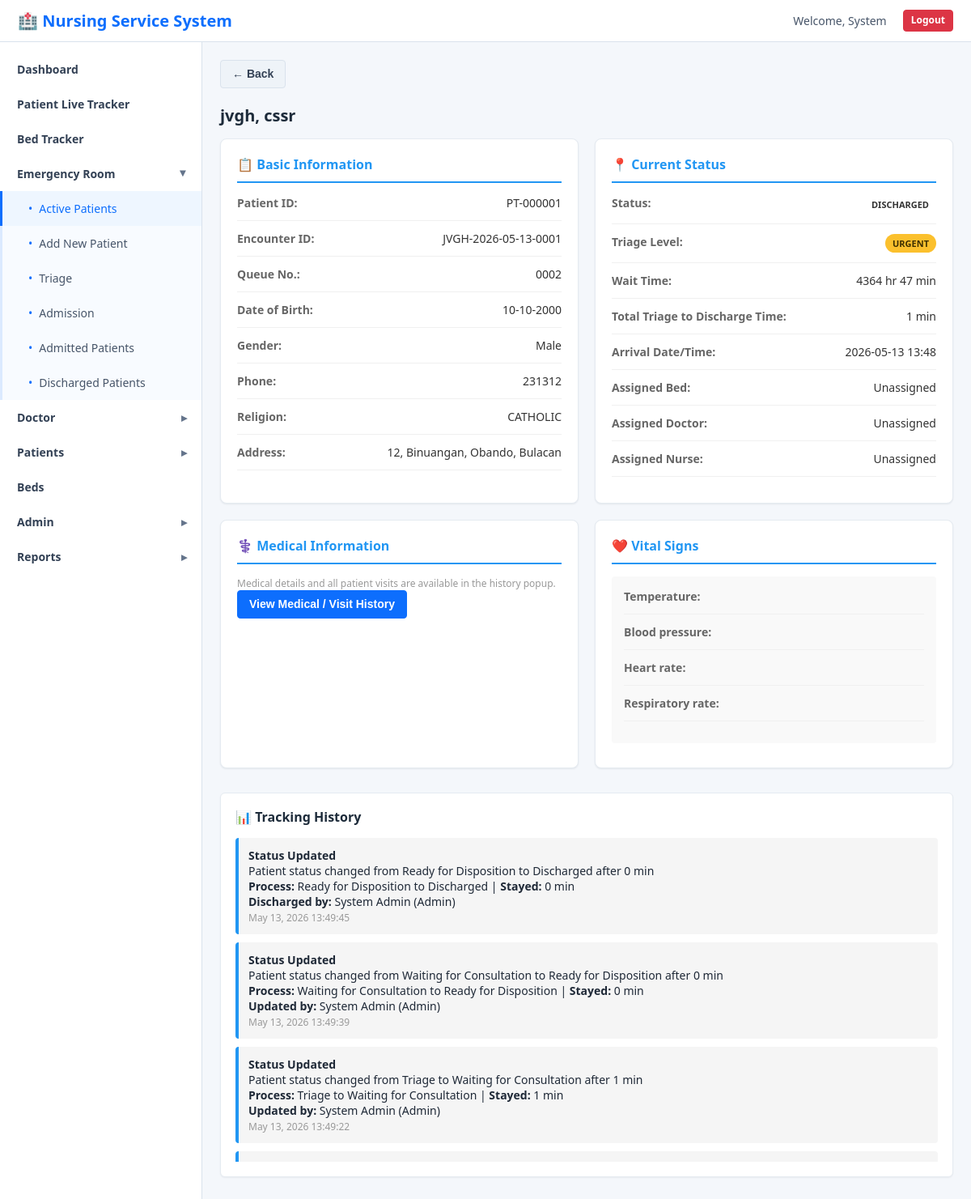
Screenshot of /pages/patient_detail.php?id=8 (signed in) with the database file from the repository.
### tables this page shows
CREATE TABLE `triage` (
  `triage_id` int(11) NOT NULL AUTO_INCREMENT,
  `patient_id` int(11) NOT NULL,
  `triage_level` enum('red','yellow','green','black','emergency','urgent','non-urgent') NOT NULL,
  `chief_complaint` text NOT NULL,
  `assessment` text DEFAULT NULL,
  `vital_signs` longtext DEFAULT NULL CHECK (json_valid(`vital_signs`)),
  `assigned_by` int(11) NOT NULL,
  `triage_time` datetime DEFAULT current_timestamp(),
  `updated_at` timestamp NOT NULL DEFAULT current_timestamp() ON UPDATE current_timestamp(),
  PRIMARY KEY (`triage_id`),
  UNIQUE KEY `patient_id` (`patient_id`),
  KEY `assigned_by` (`assigned_by`),
  KEY `idx_triage_level` (`triage_level`),
  CONSTRAINT `triage_ibfk_1` FOREIGN KEY (`patient_id`) REFERENCES `patients` (`patient_id`) ON DELETE CASCADE,
  CONSTRAINT `triage_ibfk_2` FOREIGN KEY (`assigned_by`) REFERENCES `users` (`user_id`)
);

CREATE TABLE `patients` (
  `patient_id` int(11) NOT NULL AUTO_INCREMENT,
  `permanent_patient_id` varchar(30) DEFAULT NULL,
  `patient_code` varchar(30) NOT NULL,
  `queue_date` date DEFAULT NULL,
  `queue_number` int(11) DEFAULT NULL,
  `first_name` varchar(50) NOT NULL,
  `last_name` varchar(50) NOT NULL,
  `middle_name` varchar(50) DEFAULT NULL,
  `date_of_birth` date NOT NULL,
  `age` int(11) DEFAULT NULL,
  `gender` enum('Male','Female','Other') NOT NULL,
  `religion` varchar(50) DEFAULT NULL,
  `phone` varchar(20) DEFAULT NULL,
  `house_no_street` varchar(100) DEFAULT NULL,
  `barangay_name` varchar(100) DEFAULT NULL,
  `municipality_name` varchar(100) DEFAULT NULL,
  `province_name` varchar(100) DEFAULT NULL,
  `barangay_id` varchar(20) DEFAULT NULL,
  `municipality_id` varchar(20) DEFAULT NULL,
  `province_id` varchar(20) DEFAULT NULL,
  `medical_history` text DEFAULT NULL,
  `final_diagnosis` varchar(150) DEFAULT NULL,
  `specific_diagnosis` text DEFAULT NULL,
  `current_bed` int(11) DEFAULT NULL,
  `ward_department` varchar(30) NOT NULL DEFAULT 'MEDICAL',
  `current_doctor` int(11) DEFAULT NULL,
  `assigned_nurse` int(11) DEFAULT NULL,
  `admission_date` datetime NOT NULL,
  `triage_date` date DEFAULT NULL,
  `triage_time` time DEFAULT NULL,
  `arrival_time` datetime NOT NULL,
  `status` enum('triage','waiting_for_consultation','consultation','treatment','waiting_results','ready_for_disposition','for_admission','discharge','admit_inpatient','referred','ama','thoc','absconded','dama','doa','er_death','expired','arrival','waiting_area','initial_assessment','diagnostics','treatment_management','reassessment','disposition_decision','refer_other_facility','registration','for_laboratory','for_consult','under_treatment','for_discharge','discharged','admission','trans_in','trans_out','hama','death') NOT NULL DEFAULT 'triage',
  `created_at` timestamp NOT NULL DEFAULT current_timestamp(),
  `updated_at` timestamp NOT NULL DEFAULT current_timestamp() ON UPDATE current_timestamp(),
  PRIMARY KEY (`patient_id`),
  UNIQUE KEY `patient_code` (`patient_code`),
  KEY `current_bed` (`current_bed`),
  KEY `current_doctor` (`current_doctor`),
  KEY `assigned_nurse` (`assigned_nurse`),
  KEY `idx_patient_location` (`province_id`,`municipality_id`,`barangay_id`),
  KEY `idx_patient_status` (`status`),
  KEY `idx_patient_admission` (`admission_date`),
  KEY `idx_patient_code` (`patient_code`),
  KEY `idx_permanent_patient_id` (`permanent_patient_id`),
  CONSTRAINT `patients_ibfk_1` FOREIGN KEY (`current_bed`) REFERENCES `beds` (`bed_id`) ON DELETE SET NULL,
  CONSTRAINT `patients_ibfk_2` FOREIGN KEY (`current_doctor`) REFERENCES `users` (`user_id`) ON DELETE SET NULL,
  CONSTRAINT `patients_ibfk_3` FOREIGN KEY (`assigned_nurse`) REFERENCES `users` (`user_id`) ON DELETE SET NULL
);

CREATE TABLE `patient_tracking` (
  `tracking_id` int(11) NOT NULL AUTO_INCREMENT,
  `patient_id` int(11) NOT NULL,
  `action` varchar(100) NOT NULL,
  `description` text DEFAULT NULL,
  `from_status` varchar(50) DEFAULT NULL,
  `to_status` varchar(50) DEFAULT NULL,
  `status_started_at` datetime DEFAULT NULL,
  `status_ended_at` datetime DEFAULT NULL,
  `user_id` int(11) DEFAULT NULL,
  `wait_time_minutes` int(11) DEFAULT 0,
  `created_at` timestamp NOT NULL DEFAULT current_timestamp(),
  PRIMARY KEY (`tracking_id`),
  KEY `patient_id` (`patient_id`),
  KEY `user_id` (`user_id`),
  CONSTRAINT `patient_tracking_ibfk_1` FOREIGN KEY (`patient_id`) REFERENCES `patients` (`patient_id`) ON DELETE CASCADE,
  CONSTRAINT `patient_tracking_ibfk_2` FOREIGN KEY (`user_id`) REFERENCES `users` (`user_id`) ON DELETE SET NULL
);

CREATE TABLE `users` (
  `user_id` int(11) NOT NULL AUTO_INCREMENT,
  `username` varchar(50) NOT NULL,
  `password` varchar(255) NOT NULL,
  `email` varchar(100) NOT NULL,
  `first_name` varchar(50) NOT NULL,
  `last_name` varchar(50) NOT NULL,
  `role` enum('chief_nurse','nurse_supervisor','head_nurse','staff_nurse','nursing_attendant','nurse','doctor','admission_staff','admin') NOT NULL,
  `department` enum('emergency_room','out_patient_department') DEFAULT NULL,
  `phone` varchar(20) DEFAULT NULL,
  `is_active` tinyint(1) DEFAULT 1,
  `created_at` timestamp NOT NULL DEFAULT current_timestamp(),
  `updated_at` timestamp NOT NULL DEFAULT current_timestamp() ON UPDATE current_timestamp(),
  PRIMARY KEY (`user_id`),
  UNIQUE KEY `username` (`username`),
  UNIQUE KEY `email` (`email`),
  KEY `idx_user_role` (`role`)
);

### pages/patient_detail.php (the view, shortened to what the rows shown need)
<?php
require_once '../config/db.php';
require_once '../includes/auth.php';
require_once '../includes/patient_helpers.php';
$currentWaitSql = patientCurrentWaitMinutesSql('p');
$patient_id = $_GET['id'] ?? null;
$patient_query = "SELECT
    p.*,
    CONCAT(p.last_name, ', ', p.first_name, IFNULL(CONCAT(' ', p.middle_name), '')) as patient_name,
    b.bed_number,
    b.room_number,
    COALESCE(p.province_name, pr.province_name) as display_province_name,
    COALESCE(p.municipality_name, m.municipality_name) as display_municipality_name,
    COALESCE(p.barangay_name, br.barangay_name) as display_barangay_name,
    u.first_name as doctor_name,
    u2.first_name as nurse_name,
    t.triage_level,
    t.chief_complaint,
    t.vital_signs,
    $currentWaitSql as wait_time
FROM patients p
LEFT JOIN beds b ON p.current_bed = b.bed_id
LEFT JOIN provinces pr ON p.province_id = pr.province_id
LEFT JOIN municipalities m ON p.municipality_id = m.municipality_id
LEFT JOIN barangays br ON p.barangay_id = br.barangay_id
LEFT JOIN users u ON p.current_doctor = u.user_id
LEFT JOIN users u2 ON p.assigned_nurse = u2.user_id
LEFT JOIN triage t ON p.patient_id = t.patient_id
WHERE p.patient_id = ?";
$stmt = $conn->prepare($patient_query);
$stmt->bind_param("i", $patient_id);
$stmt->execute();
$patient = $stmt->get_result()->fetch_assoc();
$tracking_query = "
    SELECT
        pt.*,
        CONCAT(u.first_name, ' ', u.last_name) as updated_by_name,
        u.role as updated_by_role
    FROM patient_tracking pt
    LEFT JOIN users u ON pt.user_id = u.user_id
    WHERE pt.patient_id = ?
    ORDER BY pt.created_at DESC
    LIMIT 20
";
$stmt = $conn->prepare($tracking_query);
$stmt->bind_param("i", $patient_id);
$stmt->execute();
$tracking_history = $stmt->get_result()->fetch_all(MYSQLI_ASSOC);
?>
<!DOCTYPE html>
<html lang="en">
<head>
    <link rel="stylesheet" href="../public/css/style.css">
    <link rel="stylesheet" href="../public/css/dashboard.css">
</head>
<body>
    <nav class="navbar">
        <div class="navbar-brand">
            <h1>🏥 Nursing Service System</h1>
        </div>
    </nav>
    <div class="dashboard-container">
        <main class="main-content">
            <h2><?php echo htmlspecialchars($patient['patient_name']); ?></h2>
            <div class="patient-details">
                <div class="detail-card">
                    <div class="detail-row">
                        <span class="detail-label">Patient ID:</span>
                        <span class="detail-value"><?php echo htmlspecialchars($patient['permanent_patient_id'] ?? ''); ?></span>
                    </div>
                    <div class="detail-row">
                        <span class="detail-label">Encounter ID:</span>
                        <span class="detail-value"><?php echo htmlspecialchars($patient['patient_code']); ?></span>
                    </div>
                    <div class="detail-row">
                        <span class="detail-label">Queue No.:</span>
                        <span class="detail-value"><?php echo htmlspecialchars(formatQueueNumber($patient['queue_number'] ?? null)); ?></span>
                    </div>
                    <div class="detail-row">
                        <span class="detail-label">Date of Birth:</span>
                        <span class="detail-value"><?php echo htmlspecialchars(formatPatientDate($patient['date_of_birth'] ?? null)); ?></span>
                    </div>
                    <div class="detail-row">
                        <span class="detail-label">Gender:</span>
                        <span class="detail-value"><?php echo htmlspecialchars($patient['gender']); ?></span>
                    </div>
                    <div class="detail-row">
                        <span class="detail-label">Phone:</span>
                        <span class="detail-value"><?php echo htmlspecialchars($patient['phone'] ?? 'N/A'); ?></span>
                    </div>
                    <div class="detail-row">
                        <span class="detail-label">Religion:</span>
                        <span class="detail-value"><?php echo htmlspecialchars($patient['religion'] ?? 'N/A'); ?></span>
                    </div>
                </div>
                <div class="detail-card">
                    <div class="detail-row">
                        <span class="detail-value">
                            <span class="badge badge-<?php echo htmlspecialchars($patient['status']); ?>">
                                <?php echo htmlspecialchars(statusLabel($patient['status'])); ?>
                            </span>
                        </span>
                    </div>
                    <div class="detail-row">
                        <span class="detail-value">
                            <span class="badge badge-<?php echo htmlspecialchars($patient['triage_level'] ?? 'secondary'); ?>">
                                <?php echo htmlspecialchars(triageLevelLabel($patient['triage_level'] ?? '')); ?>
                            </span>
                        </span>
                    </div>
                    <div class="detail-row">
                        <span class="detail-label">Arrival Date/Time:</span>
                        <span class="detail-value"><?php echo htmlspecialchars(($patient['triage_date'] ?? 'N/A') . ' ' . substr($patient['triage_time'] ?? '', 0, 5)); ?></span>
                    </div>
                </div>
            </div>
            <section class="patients-section">
                <?php if (empty($tracking_history)): ?>
                    <p>No tracking history available</p>
                <?php else: ?>
                    <div style="max-height: 400px; overflow-y: auto;">
                        <?php foreach ($tracking_history as $event): ?>
                            <?php
                            $actorLabel = 'Updated by';
                            if (in_array($event['action'] ?? '', ['Bed Assigned', 'Bed Transferred'], true)) {
                                $actorLabel = ($event['action'] ?? '') === 'Bed Assigned' ? 'Admitted / bed assigned by' : 'Bed transferred by';
                            } elseif (($event['action'] ?? '') === 'Status Updated' && in_array($event['to_status'] ?? '', ['discharge', 'discharged'], true)) {
                                $actorLabel = 'Discharged by';
                            } elseif (($event['action'] ?? '') === 'Status Updated' && ($event['to_status'] ?? '') === 'for_admission') {
                                $actorLabel = 'Marked for admission by';
                            } elseif (($event['action'] ?? '') === 'Status Updated' && ($event['to_status'] ?? '') === 'admit_inpatient') {
                                $actorLabel = 'Admitted by';
                            }
                            ?>
                            <div class="tracking-item">
                                <strong><?php echo htmlspecialchars($event['action']); ?></strong>
                                <p><?php echo htmlspecialchars($event['description'] ?? ''); ?></p>
                                <?php if (($event['action'] ?? '') === 'Status Updated'): ?>
                                    <p>
                                        <strong>Process:</strong>
                                        <?php echo htmlspecialchars(statusLabel($event['from_status'] ?? '')); ?>
                                        to
                                        <?php echo htmlspecialchars(statusLabel($event['to_status'] ?? '')); ?>
                                        |
                                        <strong>Stayed:</strong>
                                        <?php echo htmlspecialchars(formatWaitTime($event['wait_time_minutes'] ?? 0)); ?>
                                    </p>
                                <?php endif; ?>
                                <?php if (!empty($event['user_id'])): ?>
                                    <p>
                                        <strong><?php echo htmlspecialchars($actorLabel); ?>:</strong>
                                        <?php echo htmlspecialchars($event['updated_by_name'] ?: 'Unknown user'); ?>
                                        <?php if (!empty($event['updated_by_role'])): ?>
                                            (<?php echo htmlspecialchars(roleLabel($event['updated_by_role'])); ?>)
                                        <?php endif; ?>
                                    </p>
                                <?php endif; ?>
                                <span class="tracking-time"><?php echo date('M d, Y H:i:s', strtotime($event['created_at'])); ?></span>
                            </div>
                        <?php endforeach; ?>
                    </div>
                <?php endif; ?>
            </section>
        </main>
    </div>
</body>
</html>

### rows the page displays
triage: patient.permanent_patient_id "PT-000001", patient.patient_code "JVGH-2026-05-13-0001", patient.queue_number "0002", patient.date_of_birth "10-10-2000", patient.gender "Male", patient.phone "231312", patient.religion "CATHOLIC", patient.status "DISCHARGED", triage_level "URGENT", patient.triage_time "2026-05-13 13:48"
patient_tracking: action "Status Updated", description "Patient status changed from Ready for Disposition to Discharged after 0 min", from_status "Ready for Disposition", to_status "Discharged", wait_time_minutes "0 min", actorLabel "Discharged by", updated_by_name "System Admin", user.role "Admin", created_at "May 13, 2026 13:49:45"
patient_tracking: action "Status Updated", description "Patient status changed from Waiting for Consultation to Ready for Disposition after 0 min", from_status "Waiting for Consultation", to_status "Ready for Disposition", wait_time_minutes "0 min", actorLabel "Updated by", updated_by_name "System Admin", user.role "Admin", created_at "May 13, 2026 13:49:39"
patient_tracking: action "Status Updated", description "Patient status changed from Triage to Waiting for Consultation after 1 min", from_status "Triage", to_status "Waiting for Consultation", wait_time_minutes "1 min", actorLabel "Updated by", updated_by_name "System Admin", user.role "Admin", created_at "May 13, 2026 13:49:22"

### other values shown
$_SESSION['first_name'] "System"
$patient['patient_name'] "jvgh, cssr"
formatWaitTime($patient['wait_time']) "4364 hr 47 min"
formatWaitTime($total_wait['total_wait_minutes'] ?? 0) "1 min"
$patient['bed_number'] "Unassigned"
$patient['doctor_name'] "Unassigned"
$patient['nurse_name'] "Unassigned"
str_replace('_', ' ', $key) "Temperature"
str_replace('_', ' ', $key) "Blood pressure"
str_replace('_', ' ', $key) "Heart rate"
str_replace('_', ' ', $key) "Respiratory rate"
